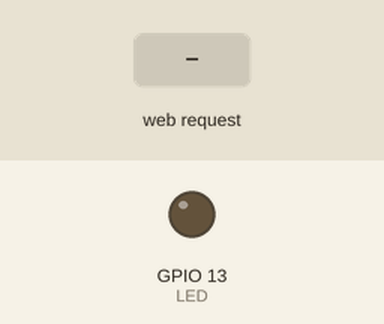
A sketch run on a simulated ESP8266 (NodeMCU). Shown: output pins drawn as LEDs (lit = HIGH). Inputs (shaded band) come from the test bench. WiFi joins after 1.5 s; servers stay silent unless stated; what the sketch prints to the serial monitor is not drawn.

Above: at 2.7 s.
2.8 s: HTTP request GET /on received
At 3.3 s:
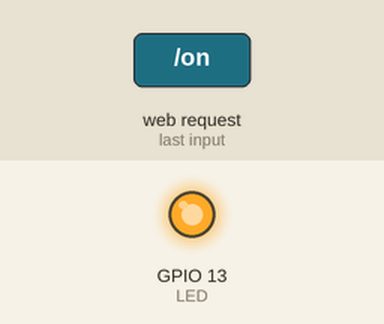
4.3 s: HTTP request GET /off received
At 5.7 s:
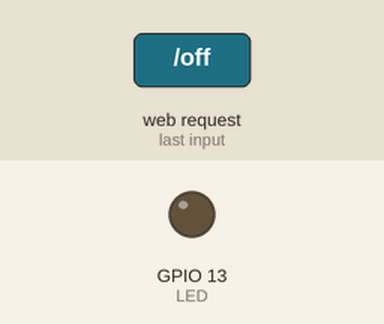
Timing chart, 0 to 7.3 s (numbered marks = the images above; inputs shaded):
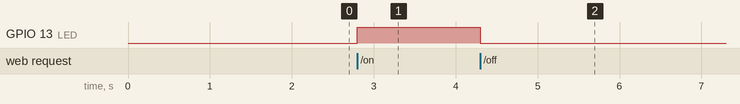

Measured:
- after the input at 2.8 s, GPIO 13 (LED): LOW → HIGH at once
- after the input at 4.3 s, GPIO 13 (LED): HIGH → LOW at once

The sketch:

aru3_9_WebServerHTML.ino
```cpp
#include <ESP8266WebServer.h>

#define LED 13
#define SSID "FABLABKAMAKURA2_guest"
#define PASS "kamakura_1192"

ESP8266WebServer server(80);

char* html = "<!DOCTYPE html>\
<html>\
<head>\
  <meta http-equiv='Content-Type' content='text/html' charset='utf-8'>\
  <meta name='viewport' content='width=device-width'>\
</head>\
<body>\
  <h1><a href='/on'>ON</a></h1>\
  <h1><a href='/off'>OFF</a></h1>\
</body>\
</html>";

void setup(){
  Serial.begin(9600);
  pinMode(LED, OUTPUT);
  digitalWrite(LED, LOW);

  connectWiFi();
  server.on("/", handleRoot);
  server.on("/on", switchOnLed);
  server.on("/off", switchOffLed);
  server.begin();
  Serial.println("HTTP server started");
}
void loop() {
  server.handleClient();
}
void connectWiFi(){
  WiFi.begin(SSID, PASS);
  Serial.println();
  while(WiFi.status() != WL_CONNECTED){
    delay(500);
    Serial.print(".");
  }
  Serial.println();
  Serial.println("WiFi connected");
  Serial.println(WiFi.localIP());
}
void handleRoot(){
  server.send(200, "text/html", html);
}

void switchOnLed(){
  digitalWrite(LED, HIGH);
  server.send(200, "text/html", html);
  Serial.println("switch on led");
}
void switchOffLed(){
  digitalWrite(LED, LOW);
  server.send(200, "text/html", html);
  Serial.println("switch off led");
}
```
